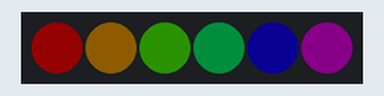
Recording of a sketch running on a simulated Arduino Uno, built with avr-gcc and run on an emulated ATmega328P. On the bench: 6 RGB LEDs in strip order, left to right. Dim RGB values are drawn brighter than linear.

Above: at 0.15 s.
At 3.75 s:
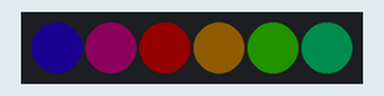
At 9.46 s:
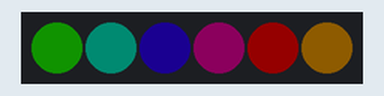
At 19.97 s:
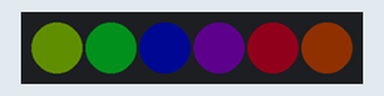
At 29.88 s:
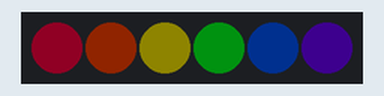
At 39.79 s:
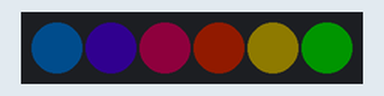
Timing chart, 0 to 40.0 s (numbered marks = the images above):
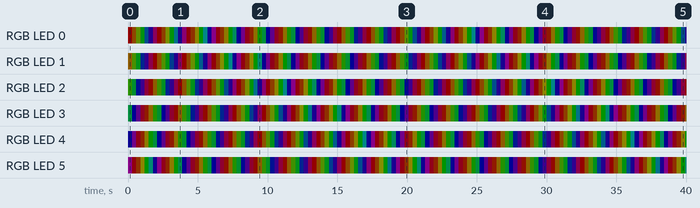

The sketch:

lineaeRainbow.ino
```cpp
#include <FastLED.h>

#define LED_PIN 8
#define NUM_LEDS 6

#define BRIGHTNESS 20  // Specify the size of the group

CRGB leds[NUM_LEDS];

float animation = 0;

void setup() {
  FastLED.addLeds<NEOPIXEL, LED_PIN>(leds, NUM_LEDS);
  FastLED.setBrightness(BRIGHTNESS);
}

void loop() {

  for(int i=0; i<NUM_LEDS; i++){
    leds[i] = CHSV(animation + (i * (255 / (NUM_LEDS))), 255, 255);
  }

  FastLED.show();
  animation += 0.3;
}
```

Measured:
- by itself, RGB LED 1: off → RGB(14, 9, 0) at 0.00 s, → RGB(8, 16, 0) 0.30 s later, → RGB(0, 17, 3) 0.30 s later, → RGB(0, 4, 16) 0.30 s later, … (134 changes in this stretch)
- by itself, RGB LED 2: off → RGB(5, 18, 0) at 0.00 s, → RGB(0, 15, 5) 0.30 s later, → RGB(0, 2, 18) 0.30 s later, → RGB(6, 0, 14) 0.30 s later, … (134 changes in this stretch)
